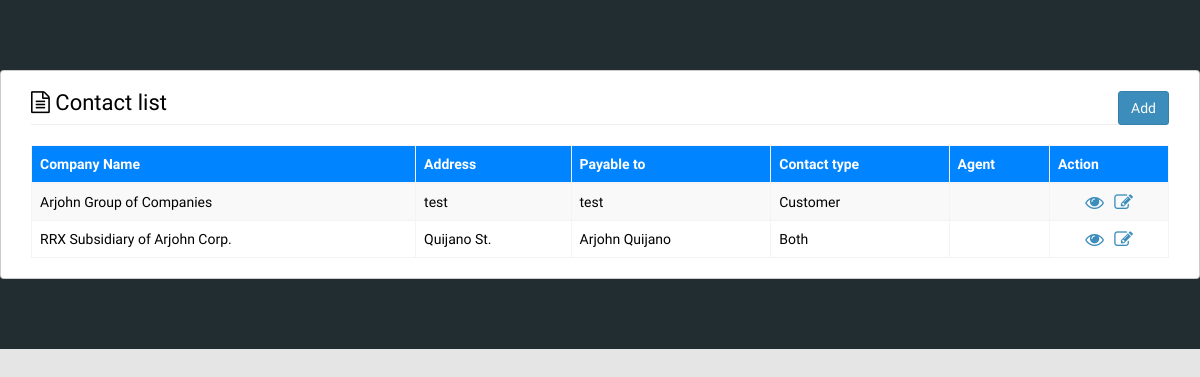
The app's page /index.php/contact with its own data.
### tables this page shows
CREATE TABLE `contact` (
  `contact_id` int(11) NOT NULL,
  `comp_code` varchar(250) DEFAULT NULL,
  `contact_type` varchar(250) DEFAULT NULL,
  `agent` varchar(250) DEFAULT NULL,
  `comp_name` varchar(250) DEFAULT NULL,
  `payable_to` varchar(250) DEFAULT NULL,
  `address` varchar(250) DEFAULT NULL,
  `area` varchar(250) DEFAULT NULL,
  `tin_num` varchar(250) DEFAULT NULL,
  `cont_pers` varchar(250) DEFAULT NULL,
  `telephone` varchar(250) DEFAULT NULL,
  `mob_no` varchar(250) DEFAULT NULL,
  `other_telephone` varchar(250) DEFAULT NULL,
  `fax_num` varchar(250) DEFAULT NULL,
  `email` varchar(250) DEFAULT NULL,
  `website` varchar(250) DEFAULT NULL,
  `prepared_by` varchar(250) DEFAULT NULL,
  `update_by` varchar(250) DEFAULT NULL,
  `prep_date` date DEFAULT NULL,
  `up_date` date DEFAULT NULL
);

### application/controllers/Contact.php (called while the page is built, shortened)
<?php
class Contact extends CI_Controller {
	public function __construct()
	{
		$this->load->database();
		$this->load->library(array('ion_auth','form_validation'));
		$this->load->helper(array('url','language'));
		$this->load->library('encryption');
	}
	public function index(){
		$data['title'] = "Contact";
		$data['bcrumbs'] = "Contacts";
		$sql = "SELECT * FROM contact";
		$data["contacts"] = $this->cm->get_query($sql,2);
		$this->_render_page('contact/index', $data);
	}
	public function _render_page($view, $data=null, $returnhtml=false)
	{
		$this->viewdata = (empty($data)) ? $this->data: $data;
		$this->load->view('layout/header', $this->viewdata);
		$view_html = $this->load->view($view, $this->viewdata, $returnhtml);
		$this->load->view('layout/footer', $this->viewdata);
	}
}

### index.php (called while the page is built, shortened)
<?php
require_once BASEPATH.'core/CodeIgniter.php';

### application/models/Common_model.php (called while the page is built, shortened)
<?php
class Common_model extends CI_Model {
	function get_query($sql,$result){
		if($result == 2){
			return $this->db->query($sql)->result();
		}
	}
}

### application/views/contact/index.php (the view)
<div class="lucky888user">
	<h2 class="page-header margin">
		<i class="fa fa-file-text-o" aria-hidden="true"> </i> <?php echo $title;?> list
		<a href="<?php echo base_url('Contact/add'); ?>" class="btn btn-primary pull-right">Add</a>
	</h2>
	<div class="table-responsive">
		<table class="table table-hover table-bordered table-striped no-bmargin">
			<thead class="thead-blue">
				<tr>
					<th>Company Name</th>
					<th>Address</th>
					<th>Payable to</th>
					<th>Contact type</th>
					<th>Agent</th>
					<th>Action</th>
				</tr>
			</thead>
			<tbody>
				<?php foreach($contacts as $con):?>
				<tr>
					<td><?php echo $con->comp_name?></td>
					<td><?php echo $con->address?></td>
					<td><?php echo $con->payable_to?></td>
					<td><?php echo $con->contact_type?></td>
					<td><?php echo $con->agent?></td>
					<td class="text-center">
						<a title="View Contact" href="<?php echo base_url("contact/view").'/'.$con->contact_id;?>" ><i class="fa fa-eye fa-lg" aria-hidden="true"></i></a>
						<span class="color-trans"> | </span>
						<a title="Edit Contact" href="<?php echo base_url("contact/edit").'/'.$con->contact_id;?>" ><i class="fa fa-pencil-square-o fa-lg" aria-hidden="true"></i></a>
					</td>
				</tr>
				<?php endforeach;?>
			</tbody>
		</table>
	</div>
</div>

### application/views/layout/header.php (shortened to what this page needs)
?><!DOCTYPE html>
<html lang="en">
<head>
	<link href="<?php echo base_url(); ?>assets/css/bootstrap.min.css" rel="stylesheet">
	<link href="<?php echo base_url(); ?>assets/css/style.css" rel="stylesheet">
	<link href="<?php echo base_url(); ?>assets/css/bootstrap-datepicker.standalone.min.css" rel="stylesheet">
	<link href="<?php echo base_url(); ?>assets/DataTables/datatables.min.css" rel="stylesheet">
	<link rel="stylesheet" type="text/css" href="<?= base_url('assets/css/bootstrap.min.css') ?>">
	<link rel="stylesheet" type="text/css" href="<?= base_url('assets/css/font-awesome.min.css') ?>">
	<link rel="stylesheet" type="text/css" href="<?= base_url('assets/css/style.css') ?>">
	<link rel="stylesheet" type="text/css" href="<?= base_url('assets/datatables/datatables.min.css') ?>">
	<link rel="stylesheet" type="text/css" href="<?= base_url('assets/css/bootstrap-datepicker.standalone.min.css') ?>">
	<link rel="stylesheet" type="text/css" href="<?= base_url('assets/css/select2.min.css') ?>">
	<link rel="stylesheet" href="<?= base_url('assets') ?>/dist/css/AdminLTE.min.css">
	<link rel="stylesheet" href="<?= base_url('assets') ?>/dist/css/skins/_all-skins.min.css">
	<link rel="stylesheet" href="<?= base_url('assets') ?>/plugins/iCheck/flat/blue.css">
	<link rel="stylesheet" href="<?= base_url('assets') ?>/plugins/morris/morris.css">
	<link rel="stylesheet" href="<?= base_url('assets') ?>/plugins/jvectormap/jquery-jvectormap-1.2.2.css">
	<link rel="stylesheet" href="<?= base_url('assets') ?>/plugins/datepicker/datepicker3.css">
	<link rel="stylesheet" href="<?= base_url('assets') ?>/plugins/daterangepicker/daterangepicker.css">
	<link rel="stylesheet" href="<?= base_url('assets') ?>/plugins/bootstrap-wysihtml5/bootstrap3-wysihtml5.min.css">
</head>
<body class="hold-transition skin-blue sidebar-mini">
	<div class="wrapper">

### application/views/layout/footer.php (shortened to what this page needs)
  </div>
	</body>
</html>

### assets/css/style.css (style rules this page uses)
body { font-family: OSReg,sans-serif;margin: 0;padding: 0; background: rgba(0,0,0,0.1); }
.no-bmargin { margin-bottom: 0px !important; }
.margin { margin: 20px 0 20px !important; }
.color-trans { color: rgba(255,255,255,0) !important; }
.lucky888user { margin: 70px auto; border: 1px solid rgba(0, 0, 0, 0.2); border-radius: 4px; color: rgba(0, 0, 0, 1); padding: 0px 30px 20px 30px; background-color: rgba(255,255,255,1); }
.thead-blue { background-color: rgba(0,132,255,1.0); color: #fff; }

### records on screen
contact: comp_name "Arjohn Group of Companies", address "test", payable_to "test", contact_type "Customer"
contact: comp_name "RRX Subsidiary of Arjohn Corp.", address "Quijano St.", payable_to "Arjohn Quijano", contact_type "Both"

### other values on screen
$title "Contact"
